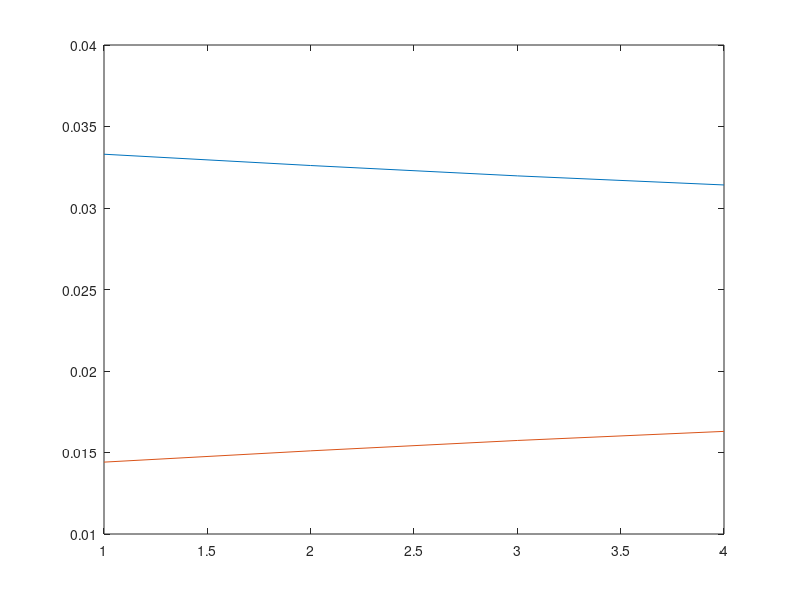

Reproduce this figure in MATLAB. (Note: this script raises an error after producing the figure.)
% clc; 
close all; clearvars;
%% gas properties
gamma=1.4; % specific heat ratio
R_g=287; % air gas constant
Cp=gamma*R_g/(gamma-1);
%% inlet conditions
Tt0=288 ; % total inlet temperature in k
Pt1= 1e5; % total pressure in pascal
Tt1=Tt0;
m_dot=0.5; % mass flow in kg
%% compressor parameters
chord=0.01;
N = 110*1e3; % rotational speed in rpm
phi=0.64; % flow coefficient
epsi=0.25; % loading coefficient
R=0.5; % Degree of reaction
Mr1=0.75;
DF=0.45;
alpha1=atan2d((1-R-epsi/2),phi);
beta1=atan2d((R+epsi/2),phi);
alpha2=atan2d((1-R+epsi/2),phi);
beta2=atan2d((R-epsi/2),phi);
alpha3=alpha1; % repeating stages
C1=fsolve(@(x) x*cosd(alpha1)/cosd(beta1)/sqrt(gamma*R_g*(Tt1-x^2/2/Cp))-Mr1,100);
C3=C1;
Cx=C1*cosd(alpha1);
W1=C1*cosd(alpha1)/cosd(beta1);
C2=Cx/cosd(alpha2);
W2=Cx/cosd(beta2);
U=C1*sind(alpha1)+W1*sind(beta1);
r_m=60*U/2/pi/N;
T1=Tt1-C1^2/2/Cp;
pressure_ratioIGV=1;
%  %% inlet gide vanes
% if alpha1 ~= 0
%    C0=Cx;
%    T0=Tt0-C0^2/2/Cp;
%    P0=Pt0*(T0/Tt0)^(gamma/(gamma-1));
%    M1=C1/sqrt(gamma*R_g*T1);
%    a=(1+(gamma-1)/2*M1^2)^(gamma/(gamma-1));
%    % IGV blade angles
%    alpha0_dash=0; % for opimum incidence 0
%    alpha1_dash=fsolve(@(x) (-0.00000023148*(x/2)^3+0.00003125*(x/2)^2-0.00164351852*(x/2)+19/90)*x/sqrt(1.25*sind(2*abs(alpha1))/cosd(x/2))-x+abs(alpha1),alpha1);% carter deviation correlation
%    beta_s_IGV=-alpha1_dash/2;
%    sigma_IGV=1.25*sind(2*abs(alpha1))/cosd(beta_s_IGV);
%    epsilon_IGV=alpha1;
%    % -----------------------------------------------------------%
%    loss=0.04+0.06*(epsilon_IGV/100)^2; %soderburg correlation
%    Y_IGV=(1+loss)*(0.93+0.021*cosd(beta_s_IGV)*1.8)-1; %soderburg correlation
%    P1=fsolve(@(x) Y_IGV-(Pt0-a*x)/(a*x-x),Pt0);
%    Pt1=a*P1; 
%    pressure_ratioIGV=Pt1/Pt0;
% end
 %% completion of stage 1
P1=Pt1*(T1/Tt1)^(gamma/(gamma-1));
Ttr1=T1+W1^2/2/Cp;
Ttr2=Ttr1; % rothalpy is constant across the rotor
Ptr1=P1*(Ttr1/T1)^(gamma/(gamma-1));
W_theta=W1*sind(beta1)-W2*sind(beta2);
sigmaR= W_theta/2/W1/(DF-1+W2/W1);
sigmaS= W_theta/2/C2/(DF-1+C3/C2);
y_c_R=0.08*DF-8e-3; %0.1447493264*DF_vec.^4-0.2682061239*.DF_vec^3+0.2228839917*DF_vec^2-0.01455315662*DF_vec+8e-3; % 0.08*DF-8e-3 for DF range 0.4 to 0.6
y_c_S=0.06*DF-4e-3; %14.1065*DF_vec^6-23.4385*DF_vec^5+15.0696*DF_vec^4-4.6918*DF_vec^3+0.7752*DF_vec^2-0.0383*DF_vec+8e-3; % 0.06*DF-4e-3 for DF range 0.4 to 0.5
w_loss_rotor=y_c_R*2*sigmaR/cosd(beta2);
w_loss_stator=y_c_S*2*sigmaS/cosd(alpha3);
Ptr2=Ptr1-w_loss_rotor*(Ptr1-P1);
T2=Ttr2-W2^2/2/Cp;
Tt2=T2+C2^2/2/Cp;
check=epsi*U^2/Cp/(Tt2-Tt1); % a good check on the code to have a value 1
P2=Ptr2*(T2/Ttr2)^(gamma/(gamma-1));
Pt2=Ptr2*(Tt2/Ttr2)^(gamma/(gamma-1));
Pt3=Pt2-w_loss_stator*(Pt2-P2);
Tt3=Tt2;
pressure_ratio1=Pt3/Pt1; % stage pressure ratio pi_c
% we will assume the second will do the same effect as the first stage (i.e. have the same R epsi phi)
%% second stage
   T3=Tt3-C3^2/2/Cp;
   P3=Pt3*(T3/Tt3)^(gamma/(gamma-1));
   Ttr3=T3+W1^2/2/Cp;
   Ttr4=Ttr3;
   Ptr3=P3*(Ttr3/T3)^(gamma/(gamma-1));
   Ptr4=Ptr3-w_loss_rotor*(Ptr3-P3);
   T4=Ttr4-W2^2/2/Cp;
   Tt4=T4+C2^2/2/Cp;
   P4=Ptr4*(T4/Ttr4)^(gamma/(gamma-1));
   Pt4=Ptr4*(Tt4/Ttr4)^(gamma/(gamma-1));
   pressure_ratio2=Pt4/Pt3; % stage pressure ratio pi_c
%% total output
   pi_2stage=pressure_ratio1*pressure_ratio2*pressure_ratioIGV;
   taw_c_2stage=Tt4/Tt1;
   eta_2stage=(pi_2stage^((gamma-1)/gamma)-1)/(taw_c_2stage-1);
   SR=chord/sigmaR; % spacing of the rotor
   n_blades_rotor=ceil(2*pi*r_m/SR) ;% number of blades of rotor disc
   SS=chord/sigmaS;% spacing of the stator
   n_blades_stator=ceil(2*pi*r_m/SS);% number of blades of stator disc
   A_vec=nan(1,4);
    zeta_vec=A_vec;
    zeta_vec(1)=(4*pi*r_m^2*P1*Cx-m_dot*R_g*T1)/(m_dot*R_g*T1+4*pi*r_m^2*P1*Cx);
    A_vec(1)=4*pi*r_m^2*(1-zeta_vec(1))/(1+zeta_vec(1));
    P_vec=[P1,P2,P3,P4];
    T_vec=[T1,T2,T3,T4];
    for p=2:4
        A_vec(p)=A_vec(p-1)*P_vec(p-1)*T_vec(p)/P_vec(p)/T_vec(p-1);
        zeta_vec(p)=(4*pi*r_m^2-A_vec(p))/(4*pi*r_m^2+A_vec(p));
    end
rt_vec=2*r_m./(1+zeta_vec);
rh_vec=zeta_vec.*rt_vec;
h_c_vec=(rt_vec-rh_vec)/chord;
specific_work=Cp*(Tt4-Tt1);
power=m_dot*specific_work;
total_number_of_blades=n_blades_stator+n_blades_rotor*2;
%% use airfoil Naca 65 for stator and rotor with optimum incidence and carter correlation <rotor1 and 2>
n1=-1.005e-6*beta1^3+6.758e-5*beta1^2-0.006038*beta1-0.01398; % for sigma = 0.5
n2=-1.198e-6*beta1^3+8.017e-5*beta1^2-0.004556*beta1-0.002289; % for sigma = 1
n3=-7.272e-7*beta1^3+1.557e-5*beta1^2-0.0009442*beta1-0.01721; % for sigma = 1.5
n4=-6.931e-7*beta1^3+1.234e-5*beta1^2-0.000144*beta1-0.006293; % for sigma = 2
i04=-4.963e-8*beta1^5+1.002e-5*beta1^4-0.0007843*beta1^3+0.02947*beta1^2-0.372*beta1+3.529;% for sigma = 2
i03=-1.345e-5*beta1^3+0.001251*beta1^2+0.08313*beta1+0.1545; % for sigma = 1.5
i02=-7.237e-6*beta1^3+0.0008285*beta1^2+0.04552*beta1+0.3192; % for sigma = 1
i01=-4.399e-6*beta1^3+0.0005018*beta1^2+0.01771*beta1+0.1913; % for sigma = 0.5
m=-2.436e-7*beta2^3+4.44e-5*beta2^2+0.0006728*beta2+0.2147; % for sigma = 0.5
if sigmaR > 2
    error(' use other design method as sigmaR >2')
elseif sigmaR>1.5
    n=n3+(n4-n3)*(sigmaR-1.5)/(2-1.5);
    i0=i03+(i04-i03)*(sigmaR-1.5)/(2-1.5);
elseif sigmaR> 1
    n= n2+(n3-n2)*(sigmaR-1)/(1.5-1);
    i0=i02+(i03-i02)*(sigmaR-1)/(1.5-1);
elseif sigmaR>= 0.5
    n=n1+(n2-n1)*(sigmaR-0.5)/(1-0.5);
    i0=i01+(i02-i01)*(sigmaR-0.5)/(1-0.5);
else 
    error(' use other design method as sigmaR <0.5')
end
A1=[1+n -n;m/sqrt(sigmaR) 1-m/sqrt(sigmaR)];
B1=[beta1-i0;beta2];
X=linsolve(A1,B1);
beta1_dash=X(1);
beta2_dash=X(2);

%% use airfoil Naca 65 for stator and rotor with optimum incidence and carter correlation <stator1>
n1=-1.005e-6*alpha2^3+6.758e-5*alpha2^2-0.006038*alpha2-0.01398; % for sigma = 0.5
n2=-1.198e-6*alpha2^3+8.017e-5*alpha2^2-0.004556*alpha2-0.002289; % for sigma = 1
n3=-7.272e-7*alpha2^3+1.557e-5*alpha2^2-0.0009442*alpha2-0.01721; % for sigma = 1.5
n4=-6.931e-7*alpha2^3+1.234e-5*alpha2^2-0.000144*alpha2-0.006293; % for sigma = 2
i04=-4.963e-8*alpha2^5+1.002e-5*alpha2^4-0.0007843*alpha2^3+0.02947*alpha2^2-0.372*alpha2+3.529;% for sigma = 2
i03=-1.345e-5*alpha2^3+0.001251*alpha2^2+0.08313*alpha2+0.1545; % for sigma = 1.5
i02=-7.237e-6*alpha2^3+0.0008285*alpha2^2+0.04552*alpha2+0.3192; % for sigma = 1
i01=-4.399e-6*alpha2^3+0.0005018*alpha2^2+0.01771*alpha2+0.1913; % for sigma = 0.5
m=-2.436e-7*alpha3^3+4.44e-5*alpha3^2+0.0006728*alpha3+0.2147; % for sigma = 0.5
if sigmaS > 2
    error(' use other design method as sigmaS >2')
elseif sigmaS>1.5
    n=n3+(n4-n3)*(sigmaS-1.5)/(2-1.5);
    i0=i03+(i04-i03)*(sigmaS-1.5)/(2-1.5);
elseif sigmaS> 1
    n= n2+(n3-n2)*(sigmaS-1)/(1.5-1);
    i0=i02+(i03-i02)*(sigmaS-1)/(1.5-1);
elseif sigmaS>= 0.5
    n=n1+(n2-n1)*(sigmaS-0.5)/(1-0.5);
    i0=i01+(i02-i01)*(sigmaS-0.5)/(1-0.5);
else 
    error(' use other design method as sigmaS <0.5')
end
A1=[1+n -n;m/sqrt(sigmaS) 1-m/sqrt(sigmaS)];
B1=[alpha2-i0;alpha3];
X=linsolve(A1,B1);
alpha1_dash=X(1);
alpha2_dash=X(2);
%% plot section
plot(rt_vec)
hold on 
plot(rh_vec)
yline(0,'--','LineWidth',3)

deviation = beta2 - beta2_dash;
incidence = beta1 - beta1_dash;
deflection = beta1 - beta2;
n_stages = 2;
% for the off-design app (Koch stall criterion): blade-row solidities and chord
sigma_rotor = sigmaR;
sigma_stator = sigmaS;
save("Max_eta_Compressor_design_rs_no_last_stator.mat", 'alpha1','n_stages','A_vec', 'beta1_dash', 'beta2_dash', ...
    'deviation', 'incidence', "deflection",'m_dot','U','w_loss_rotor','w_loss_stator','sigma_rotor','sigma_stator','chord');
